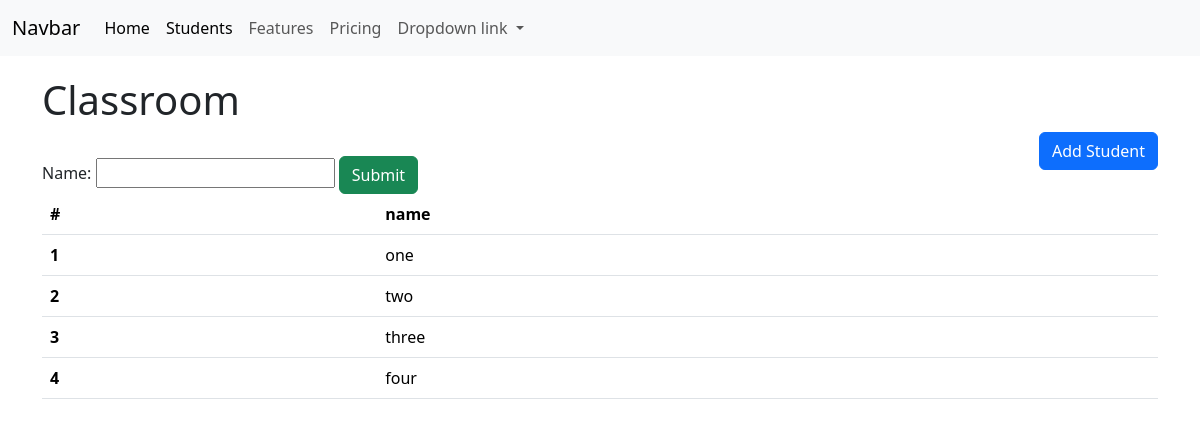
The page /crud/add-classroom/ on the database as committed earlier.
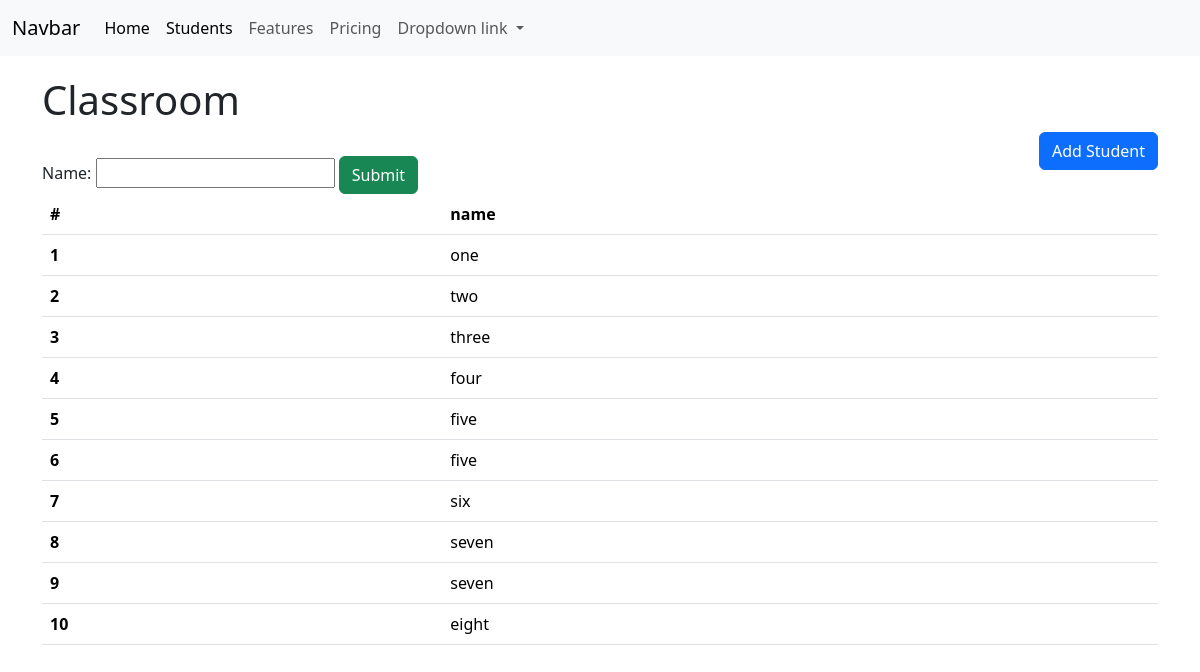
The same page on the database as committed later.
### home/models.py (models this page shows, shortened)
class ClassRoom(models.Model):
    name = models.CharField(max_length=10)

### forms/views.py (the view)
# urls.py: path("add-classroom/", add_classroom, name="add_classroom"),
def add_classroom(request):
    if request.method == "POST":
        clas_name = request.POST.get("classname")
        ClassRoom.objects.create(name=clas_name)
        return redirect("add_classroom")
    else:
        classroom = ClassRoom.objects.all()
        return render(request, template_name="forms/classroom.html", context={"classrooms": classroom})

### forms/templates/forms/classroom.html (shortened to what this page needs)
{% extends 'home/base.html' %}
{% block content %}
<h1>Classroom </h1>
<a href="{% url 'add_student' %}" class="btn btn-primary" style ="float: right"> Add Student</a>
<br>
<form method="post" action="{% url 'add_classroom' %}">
    Name:
    <input name="classname">
    <button type="submit" class="btn btn-success">Submit</button>
</form>
<table class="table">
  <thead>
    <tr>
      <th scope="col">#</th>
      <th scope="col">name </th>
    </tr>
  </thead>
  <tbody>
{% for classroom in classrooms %}
    <tr>
      <th scope="row">{{ forloop.counter }}</th>
      <td>{{classroom.name}}</td>
    </tr>
   {% endfor %}
  </tbody>
</table>
{% endblock %}

Rows that differ between the two databases and show on the page:
added ClassRoom: name "five"
added ClassRoom: name "five"
added ClassRoom: name "six"
added ClassRoom: name "seven"
added ClassRoom: name "seven"
added ClassRoom: name "eight"
